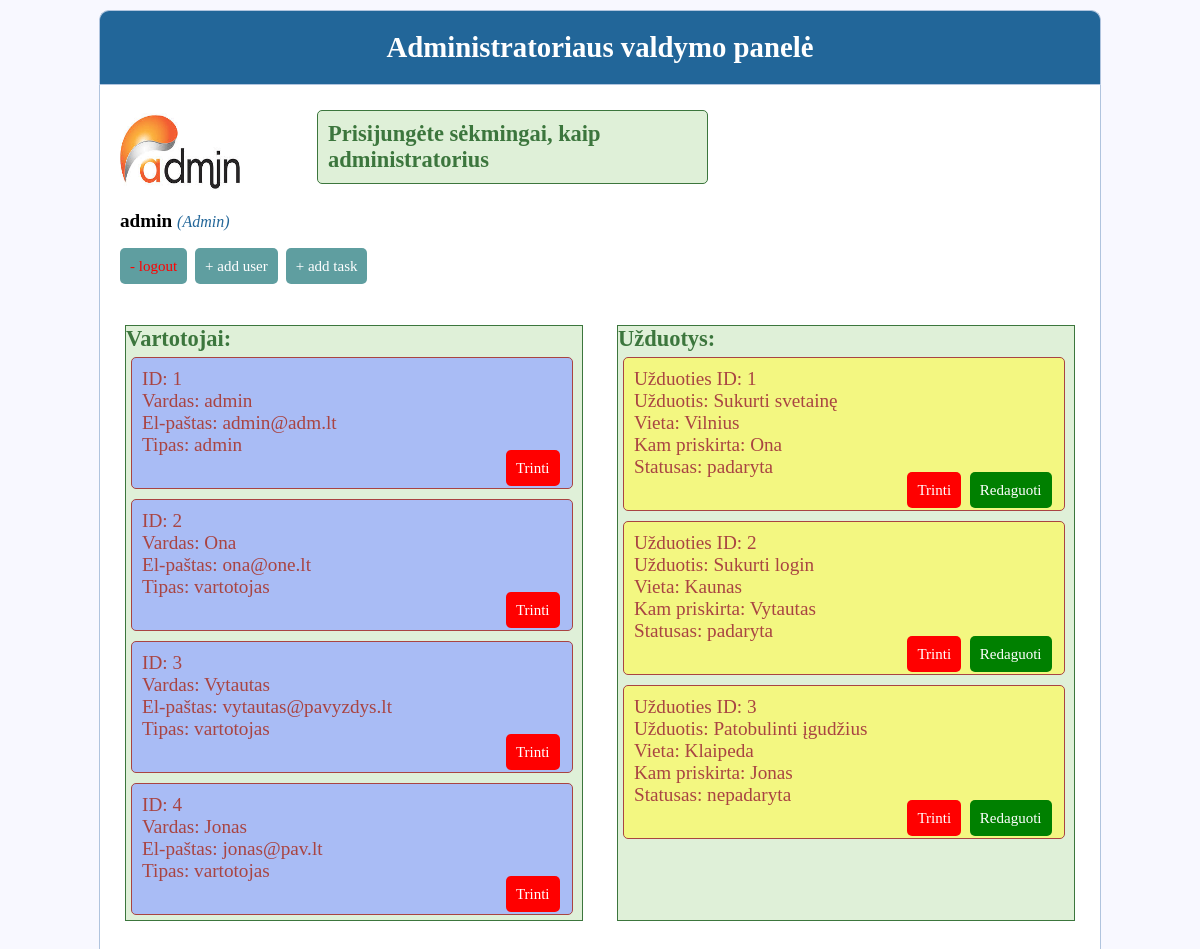
The app's page /admin/home.php (signed in) with its own data.
### tables this page shows
CREATE TABLE `users` (
  `id` int(11) NOT NULL,
  `username` varchar(100) NOT NULL,
  `email` varchar(100) NOT NULL,
  `user_type` varchar(100) NOT NULL,
  `password` varchar(100) NOT NULL
);

CREATE TABLE `tasks` (
  `id` int(11) NOT NULL,
  `taskname` varchar(100) NOT NULL,
  `location` varchar(100) NOT NULL,
  `username` varchar(100) NOT NULL,
  `status` varchar(100) NOT NULL DEFAULT 'nepadaryta'
);

### admin/home.php (the view, shortened to what this page needs)
<?php
include('../functions.php');
?>
<!DOCTYPE html>
<html>
<head>
	<link rel="stylesheet" type="text/css" href="../style.css">
</head>
<body>
	<div class="header">
		<h2>Administratoriaus valdymo panelė</h2>
	</div>
	<div class="content">
		<div class="infoblock">
			<?php if (isset($_SESSION['success'])) : ?>
				<div class="error success" >
					<h3>
						<?php
							echo $_SESSION['success'];
						?>
					</h3>
				</div>
			<?php endif ?>
		</div>
		<div>
			<img class="logo" src="../images/admin.png">
			<div>
			<?php  if (isset($_SESSION['user'])) : ?>
				<strong><?php echo $_SESSION['user']['username'];?></strong>
				<small>
					<i  style="color: #269;">(<?php echo ucfirst($_SESSION['user']['user_type']); ?>)</i>
					<br>
					<br>
					<a href="home.php?logout='1'" class="logout-btn" "> - logout</a>&nbsp;
					<a class="btn" href="create_user.php"> + add user</a>&nbsp;
					<a class="btn" href="create_task.php"> + add task</a>
				</small>
			</div>
		</div>
			<br>
			<br>
		<div class="profile_info">
			<div class="success" ">
				<h3>Vartotojai:</h3>
					<?php $newUsers = $db->query("SELECT * FROM users");
						if ($newUsers->num_rows != 0) :
							while ($rows = $newUsers->fetch_assoc()) :
								$username = $rows['username'];
								$email = $rows['email'];
								$id = $rows['id'];
								$type = $rows['user_type'];
					?>
						<div class='error users';>
						<?php
								echo "<p>ID: $id <br> Vardas: $username <br> El-paštas: $email <br> Tipas: $type </p>";
						?>
							<div class="floatR">
								<a class="del-btn" onclick="return confirm('TIKRAI IŠTRINTI?')" href="home.php?userdel=<?php echo $rows['id']?>">Trinti</a>
							</div>
						</div>
					<?php
							endwhile;
						endif;
					?>
			</div>
			<div style="float: right;" class="success">
				<h3>Užduotys:</h3>
				<?php $newTasks = $db->query("SELECT * FROM tasks");
					if ($newTasks->num_rows != 0) :
						while ($row = $newTasks->fetch_assoc()) :
							$taskname = $row['taskname'];
							$location = $row['location'];
							$username = $row['username'];
							$id = $row['id'];
							$statusas = $row['status'];
				?>
				<div class='error tasks';>
				<?php
					echo "<p>Užduoties ID: $id <br> Užduotis: $taskname <br> Vieta: $location <br> Kam priskirta: $username <br> Statusas: $statusas </p>";
				?>
					<div class="floatR">
						<a class="del-btn" onclick="return confirm('TIKRAI IŠTRINTI?')" href="home.php?idd=<?php echo $row['id']?>">Trinti</a>
						<a class="del-btn edit-btn" onclick="return confirm('Redaguoti?')" href="edit.php?edit=<?php echo $row['id']?>">Redaguoti</a>
					</div>
				</div>
				<?php
						endwhile;
					endif;
				?>
			</div>
			<?php endif ?>
		</div>
	</div>
</body>
</html>

### style.css (style rules this page uses)
* { margin: 0px; padding: 0px; }
body { font-size: 120%; background: #F8F8FF; }
.header { width: 80%; margin: 10px auto 0px; color: white; background: #5F9EA0; text-align: center; border: 1px solid #B0C4DE; border-bottom: none; border-radius: 10px 10px 0px 0px; padding: 20px; }
form, .content { width: 80%; margin: 0px auto; padding: 20px; border: 1px solid #B0C4DE; background: white; border-radius: 0px 0px 10px 10px; }
.btn { padding: 10px; font-size: 15px; color: white; background: #5F9EA0; border: none; border-radius: 5px; text-decoration: none; }
.logout-btn { padding: 10px; font-size: 15px; color: red; background: #5F9EA0; border: none; border-radius: 5px; text-decoration: none; }
.error { width: 92%; margin: 5px 5px; padding: 10px; border: 1px solid #a94442; color: #a94442; background: #f2dede; border-radius: 5px; text-align: left; float: left; }
.tasks { background: #F3F781; }
.users { background: #A9BCF5; }
.success { width: 48%; color: #3c763d; background: #dff0d8; border: 1px solid #3c763d; margin-bottom: 20px; }
.profile_info { display: flex; flex-direction: row; justify-content: space-between; margin: 5px; align-content: flex-start; }
.del-btn { padding: 10px; font-size: 15px; color: white; background: #FF0000; border: none; border-radius: 5px; text-decoration: none; margin: 2px 2px; }
.edit-btn { background: green; }
.floatR { position: relative; display: block; float: right; }
.logo { width: 120px; height:100px; }
.infoblock { float: right; width: 80%; }

### admin/home.php (style rules this page uses)
.header { background: #269; }

### records on screen
users: id "1", username "admin", email "admin@adm.lt", user_type "admin"
users: id "2", username "Ona", email "ona@one.lt", user_type "vartotojas"
users: id "3", username "Vytautas", email "vytautas@pavyzdys.lt", user_type "vartotojas"
users: id "4", username "Jonas", email "jonas@pav.lt", user_type "vartotojas"
tasks: id "1", taskname "Sukurti svetainę", location "Vilnius", username "Ona", status "padaryta"
tasks: id "2", taskname "Sukurti login", location "Kaunas", username "Vytautas", status "padaryta"
tasks: id "3", taskname "Patobulinti įgudžius", location "Klaipeda", username "Jonas", status "nepadaryta"

### other values on screen
$_SESSION['success'] "Prisijungėte sėkmingai, kaip administratorius"
$_SESSION['user']['username'] "admin"
$_SESSION['user']['user_type'] "Admin"
